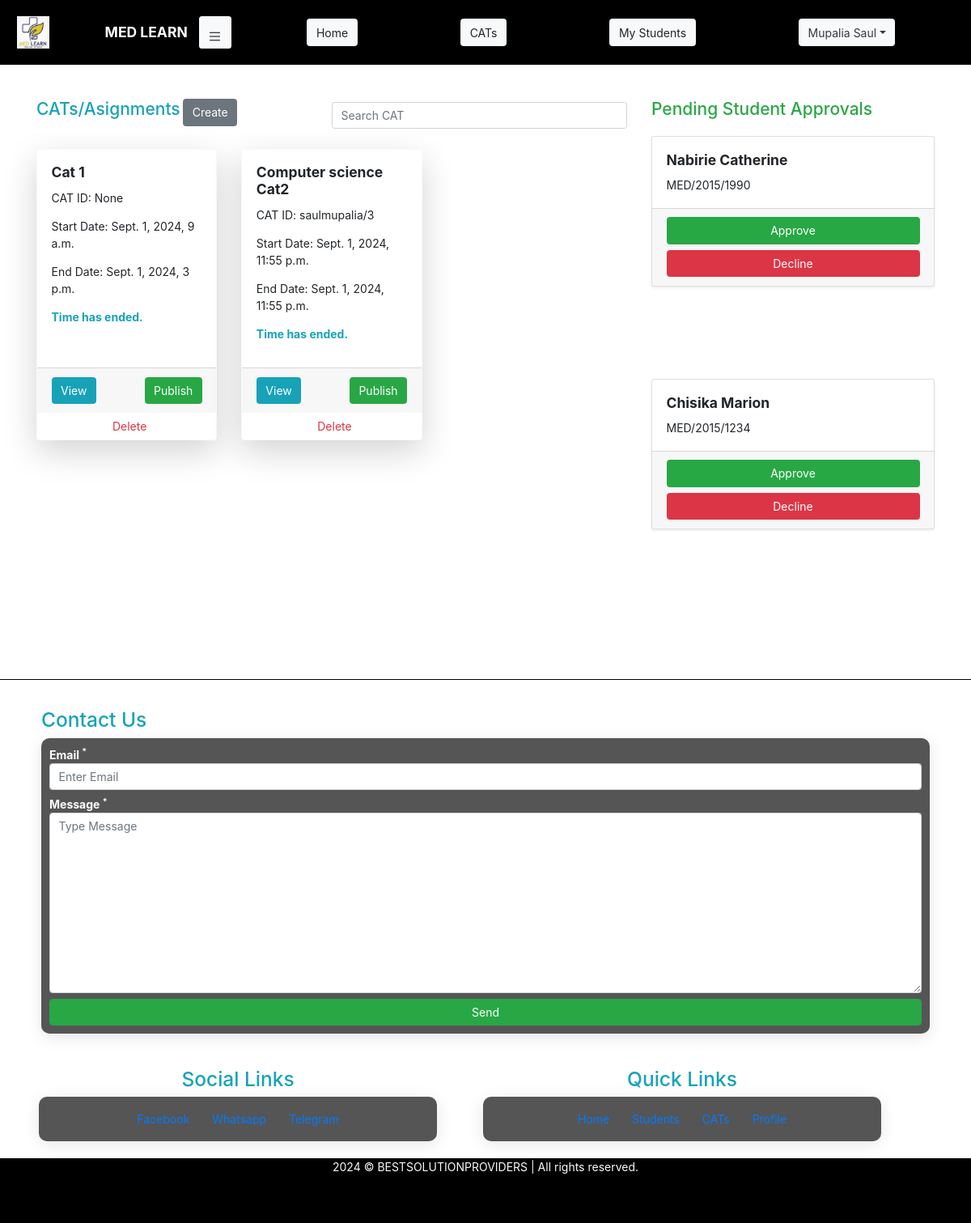
The app's page /Author/Cats/ (signed in), older data.
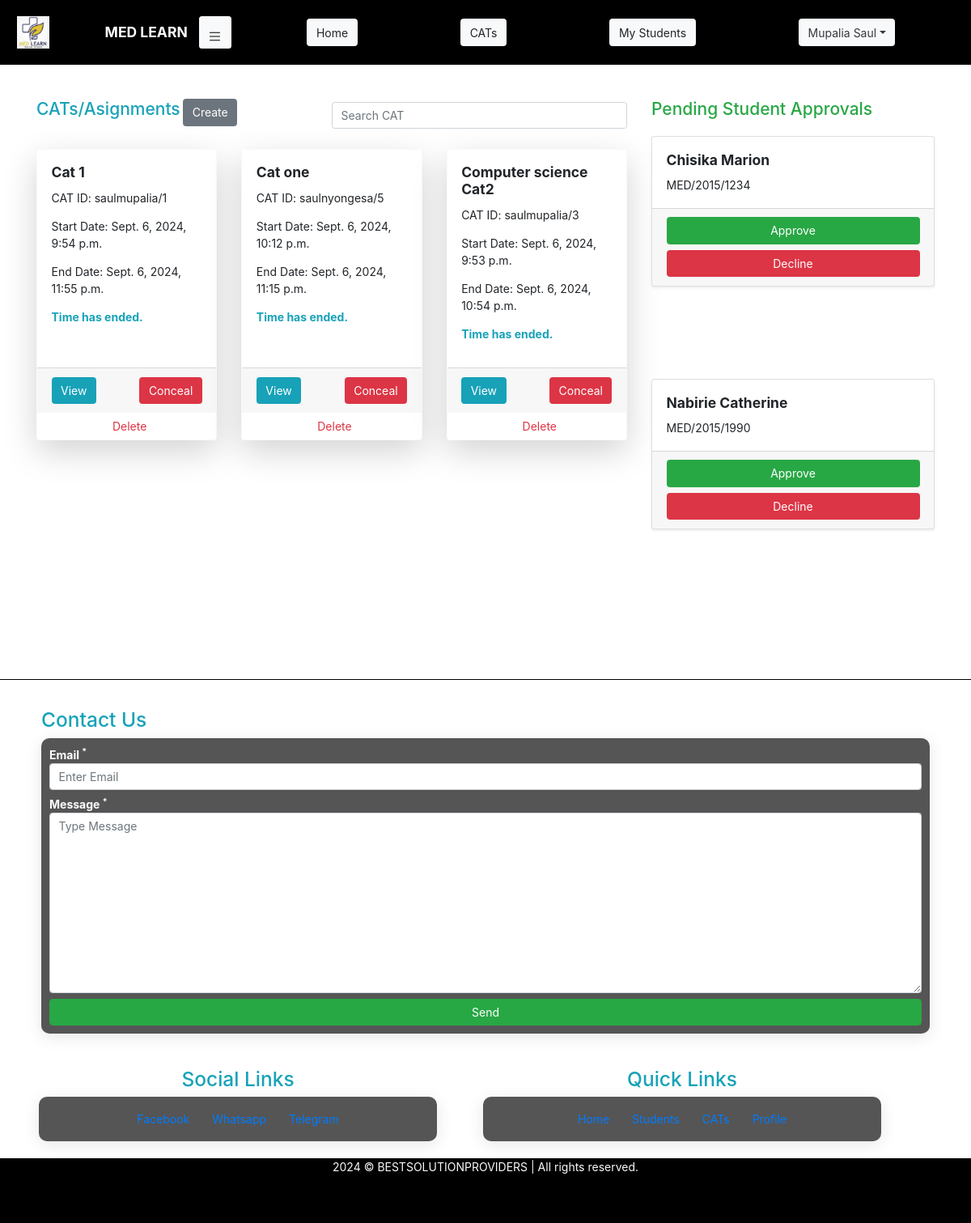
The same page, newer data.
### student/models.py (models this page shows, shortened)
class User(AbstractUser):
    phone = models.PositiveIntegerField(null=True, unique=True)
    registration_number = models.CharField(max_length=55, null=True, )
    profile_image = models.ImageField(upload_to="UserProfileImages", null=True)
    are_you_a_student = models.BooleanField(default=True)
    updated = models.DateTimeField(auto_now=True, null=True)
    created = models.DateTimeField(auto_now_add=True, null=True)
    class Meta:
        ordering = ['-updated', '-created']

class Cat(models.Model):
    cat_id = models.CharField(max_length=100, null=True, unique=True)
    user = models.ForeignKey(User, null=True, on_delete=models.CASCADE)
    name = models.CharField(max_length=255, null=True, )
    start = models.DateTimeField(null=True)
    end = models.DateTimeField(null=True)
    is_published = models.BooleanField(default=False)
    updated = models.DateTimeField(auto_now=True, null=True)
    created = models.DateTimeField(auto_now_add=True, null=True)
    class Meta:
        ordering = ['-updated', '-created']

class StudentApproval(models.Model):
    registration_number = models.CharField(max_length=255, null=True, )
    lecturer = models.ForeignKey(User, null=True, on_delete=models.CASCADE)
    is_approved = models.BooleanField(default=False)
    updated = models.DateTimeField(auto_now=True, null=True)
    created = models.DateTimeField(auto_now_add=True, null=True)
    class Meta:
        ordering = ['-updated', '-created']

### author/views.py (the view)
# urls.py: path('Cats/', views.cat_home, name='cat-home-url'),
@login_required(login_url='home-url')
def cat_home(request):
    user = User.objects.get(id=request.user.id)
    if not user.are_you_a_student:
        cats = Cat.objects.filter(
            user_id=request.user.id
        )
        approvals = StudentApproval.objects.filter(
            lecturer=request.user
        )
        students = User.objects.filter(
            are_you_a_student=True
        )
        context = {
            'cats': cats,
            'approvals': approvals,
            'students': students
        }
        return render(request, 'cat/cat.html', context)
    else:
        messages.error(request, "Logged in as Student!")
        return redirect('student-dashboard-url')

### templates/cat/cat.html (shortened to what this page needs)
{% load static %}
<!DOCTYPE html>
<html lang="en">
<head>
    <link rel="stylesheet" href="{% static 'css/global.css' %}">
    <link rel="stylesheet" href="{% static 'css/exams.css' %}">
    <link rel="stylesheet" href="{% static 'bootstrap/css/bootstrap.css' %}">
</head>
<body>
{% include 'author/header.html' %}
 <section class="container mt-5">
    <div class="row">
        <div class="col-md-6 col-lg-8 mb-4">
            <div class="d-flex justify-content-between align-items-center mb-4">
                <h4 class="text-info">
                    CATs/Asignments
                    <button id="create-cat-pop-up-show-btn" class="float-right btn btn-secondary ml-1">Create</button>
                </h4>
                <input type="text" id="search" class="form-control w-50" placeholder="Search CAT">
            </div>
            <div class="row">
                {% if cats %}
                {% for cat in cats %}
                    <div class="col-md-6 col-lg-4 mb-4">
                        <div class="card h-100 shadow-lg border-light">
                            <div class="card-body">
                                <h5 class="card-title font-weight-bold">{{ cat.name }}</h5>
                                <p>CAT ID: {{ cat.cat_id }}</p>
                                <p>Start Date: {{ cat.start }}</p>
                                <p>End Date: {{ cat.end }}</p>
                                <p class="text-info font-weight-bolder" id="remaining-time{{cat.id}}"></p>
                            </div>
                            <div class="card-footer text-muted d-flex justify-content-between align-items-center">
                                <a href="{% url 'cat-view-url' cat.id %}" class="btn btn-info">View</a>
                                {% if cat.is_published %}
                                <a class="btn btn-danger float-right"
                                    href="{% url 'cat-conceal-publish-url' cat.id %}">Conceal</a>
                                {% else %}
                                <a class="btn btn-success float-right"
                                    href="{% url 'cat-conceal-publish-url' cat.id %}">Publish</a>
                                {% endif %}
                            </div>
                            <div class="ml-1 w-100 text-center">
                                 <a class="btn btn-link text-danger "
                            href="{% url 'delete-cat-url' cat.id %}">Delete</a>
                            </div>
                        </div>
                    </div>
                {% endfor %}
                {% else %}
                <h4 class="d-flex justify-content-center align-items-center w-100" style="min-height: 50vh;">No CATs uploaded.</h4>
                {% endif %}
            </div>
        </div>
        <div class="col-md-6 col-lg-4 mb-4">
            <h4 class="text-success mb-4">Pending Student Approvals</h4>
            <div class="row overflow-auto" style="height: 75vh;">
                {% if approvals %}
                {% for approval in approvals %}
                <div class="col-12 mb-4">
                    <div class="card shadow-sm">
                        <div class="card-body">
                            {% for student in students %}
                            {% if student.registration_number == approval.registration_number %}
                            <h5 class="card-title font-weight-bold text-capitalize">{{ student.last_name }} {{ student.first_name }}</h5>
                            <p class="card-text">{{ student.registration_number }}</p>
                            {% endif %}
                            {% endfor %}
                        </div>
                        <div class="card-footer text-muted">
                            <a href="" class="btn btn-success btn-block">Approve</a>
                            <a href="" class="btn btn-danger btn-block mt-2">Decline</a>
                        </div>
                    </div>
                </div>
                {% endfor %}
                {% else %}
                <h4 class="d-flex bg-dark justify-content-center align-items-center w-100" style="min-height: 50vh;">No Approval Requests.</h4>
                {% endif %}
            </div>
        </div>
    </div>
</section>
{% include 'footer.html' %}
</body>
</html>

### templates/author/header.html (shortened to what this page needs)
{% load static %}
<link rel="stylesheet" href="{% static 'css/student-nav.css' %}">
{% if request.user.is_authenticated %}
<section id="header" class="header d-flex">
    <nav id="nav-horizontal" class="nav-horizontal pl-4 row">
        <div id="nav-horizontal-logo-brand-holder" class="logo-nav-brand-holder col-sm-12 col-md-3 d-flex ">
            <img class="logo" src="{% static 'images/logo.jpg' %}" alt="" sizes="" srcset="">
            <p class="navbar-brand flex-grow-1 pr-3">MED LEARN</p>
            <button id="nav-vertical-show-toggler" class="nav-toggler btn btn-light">
                <img class="w-100" src="{% static 'images/bar.svg' %}" alt="MENU">
            </button>
        </div>
        <div class="nav-items-horizontal col-sm-12 col-md-9 d-flex">
            <ul class="list-unstyled d-flex w-100">
                <li>
                    <a class="btn btn-light" href="{% url 'author-dashboard-url' %}">Home</a>
                </li>
                <li>
                    <a class="btn btn-light" href="{% url 'cat-home-url' %}">CATs</a>
                </li>
                <li>
                    <a class="btn btn-light" href="">My Students</a>
                </li>
                <li class=" dropdown">
                    <a class="dropdown-toggle btn btn-light text-dark" role="button" data-toggle="dropdown" aria-expanded="false">{{ request.user.last_name }} {{ request.user.first_name }}</a>
                </li>
            </ul>
        </div>
    </nav>
</section>
{% endif %}

### templates/footer.html (shortened to what this page needs)
<section class="footer">
    <hr style="background-color: black">
    <div class="container p-4">
        <h3 class="text-info font-weight-bolde text-left">Contact Us</h3>
        <form class="w-100" action="" method="post">
            <label class="w-100 text-white font-weight-bold" for="send-email">
                Email <sup>*</sup><br>
                <input class="form-control" type="email" name="email" id="send-email" placeholder="Enter Email"
                    required>
            </label> <br>
            <label class="w-100 text-white font-weight-bold" for="send-message">
                Message <sup>*</sup><br>
                <textarea class="form-control" name="message" id="send-message" rows="10" placeholder="Type Message"
                    required></textarea>
            </label><br>
            <input class="form-control btn btn-success" type="submit" value="Send">
        </form>
    </div>
    <div class="container p-4 row">
        <div class="col-md-6 col-sm-12 pl-5">
            <h3 class="text-info font-weight-bolde text-center">Social Links</h3>
            <nav class="nav justify-content-center">
                <a class="nav-link active" href="#">Facebook</a>
                <a class="nav-link active" href="#">Whatsapp</a>
                <a class="nav-link active" href="#">Telegram</a>
            </nav>
        </div>
        <div class="col-md-6 col-sm-12 pl-5">
            <h3 class="text-info font-weight-bolde text-center">Quick Links</h3>
            <nav class="nav justify-content-center">
                <a class="nav-link active" href="#">Home</a>
                <a class="nav-link active" href="#">Students</a>
                <a class="nav-link active" href="#">CATs</a>
                <a class="nav-link active" href="#">Profile</a>
            </nav>
        </div>
    </div>
</section>
<section class="w-100" style="background-color: black; min-height: 10vh;">
    <p class="text-center text-light">
        © BESTSOLUTIONPROVIDERS | All rights reserved.
    </p>
</section>

### static/css/global.css (style rules this page uses)
* { margin: 0; padding: 0; font-style: normal; font-size: 14px; }
.footer { width: 100vw; min-height: 30vh; background-color: white; margin-top: 50px; }
.footer .container form { box-shadow: 0 4px 20px rgba(0, 0, 0, 0.1); background-color: #555; padding: 10px; border-radius: 10px; }
.footer .container div nav { box-shadow: 0 4px 20px rgba(0, 0, 0, 0.1); background-color: #555; padding: 10px; border-radius: 10px; }

### static/css/student-nav.css (style rules this page uses)
.header { width: 100vw; background-color: black; }
.nav-toggler { width: 40px; height: 40px; margin: auto; border: none; display: flex; }
.nav-toggler img { width: 100%; height: 100%; margin: auto; }
.header .nav-horizontal { min-height: 10vh; width: 100vw; }
.header .nav-horizontal .logo-nav-brand-holder img { width: 40px; height: 40px; margin: auto; }
.header .nav-horizontal .logo-nav-brand-holder p { text-align: right; margin: auto; color: white; font-weight: bolder; border-right: 20px; }
.header .nav-horizontal .nav-items-horizontal ul { height: 100%; }
.header .nav-horizontal .nav-items-horizontal ul li { width: fit-content; margin: auto; text-align: right; }

Row changes from the older to the newer data that the page shows:
changed Cat "Cat 1": cat_id "None" → "saulmupalia/1"; start "Sept. 1, 2024, 9 a.m." → "Sept. 6, 2024, 9:54 p.m."; end "Sept. 1, 2024, 3 p.m." → "Sept. 6, 2024, 11:55 p.m."; is_published "Publish" → "Conceal"
now on this page (row edited): Cat: name "Cat one", cat_id "saulnyongesa/5", start "Sept. 6, 2024, 10:12 p.m.", end "Sept. 6, 2024, 11:15 p.m.", is_published "Conceal"
changed Cat "Computer science Cat2": start "Sept. 1, 2024, 11:55 p.m." → "Sept. 6, 2024, 9:53 p.m."; end "Sept. 1, 2024, 11:55 p.m." → "Sept. 6, 2024, 10:54 p.m."; is_published "Publish" → "Conceal"
changed StudentApproval (number 1 of 2 on the later page): moves up the list
